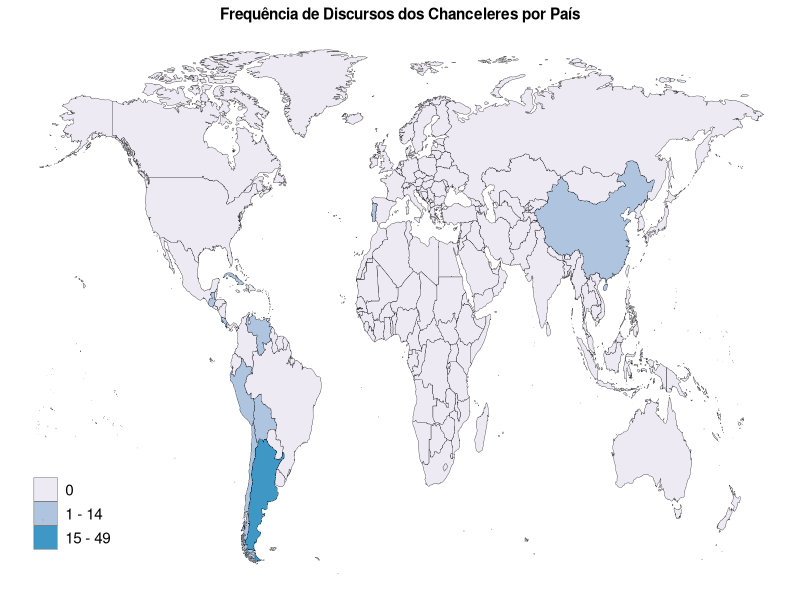

The R source for this figure:
library(tidyverse)
library(stringr)
library(ggthemes)
library(viridis)

mapa_mundo <- map_data("world")
mapa_mundo <- filter(mapa_mundo, region != "Antarctica")

quantd_disc <- read_csv("data analysis/methodology/country_speeches.csv")

quantd_disc_mre <- quantd_disc %>% filter(position == "MRE")

quantd_disc_mre$region <- quantd_disc_mre$country

quantd_disc_mre <- quantd_disc_mre %>% select(4, 5)

teste <- right_join(quantd_disc_mre, mapa_mundo)

teste <- mutate(teste, n = ifelse(is.na(n), 0, n))

teste$brk <- cut(teste$n, 
                    breaks = c(-1, 0, 15, 50, 585), 
                    labels = c("0", "1 - 14", "15 - 49", "50 - 585"))


ggplot(teste, aes(x = long, y = lat, group = group, fill = brk)) +
  geom_polygon(colour = "black", size = .1, alpha = .9) + theme_void() +
  scale_fill_brewer(palette="PuBu") +
  theme(legend.text = element_text(size = rel(1)), 
        legend.title = element_blank(), 
        legend.position= c(0.09, 0.15), 
        plot.title = element_text(hjust = .5, face = "bold", size = rel(1))) +
  labs(title = "Frequência de Discursos dos Chanceleres por País")
  
  
